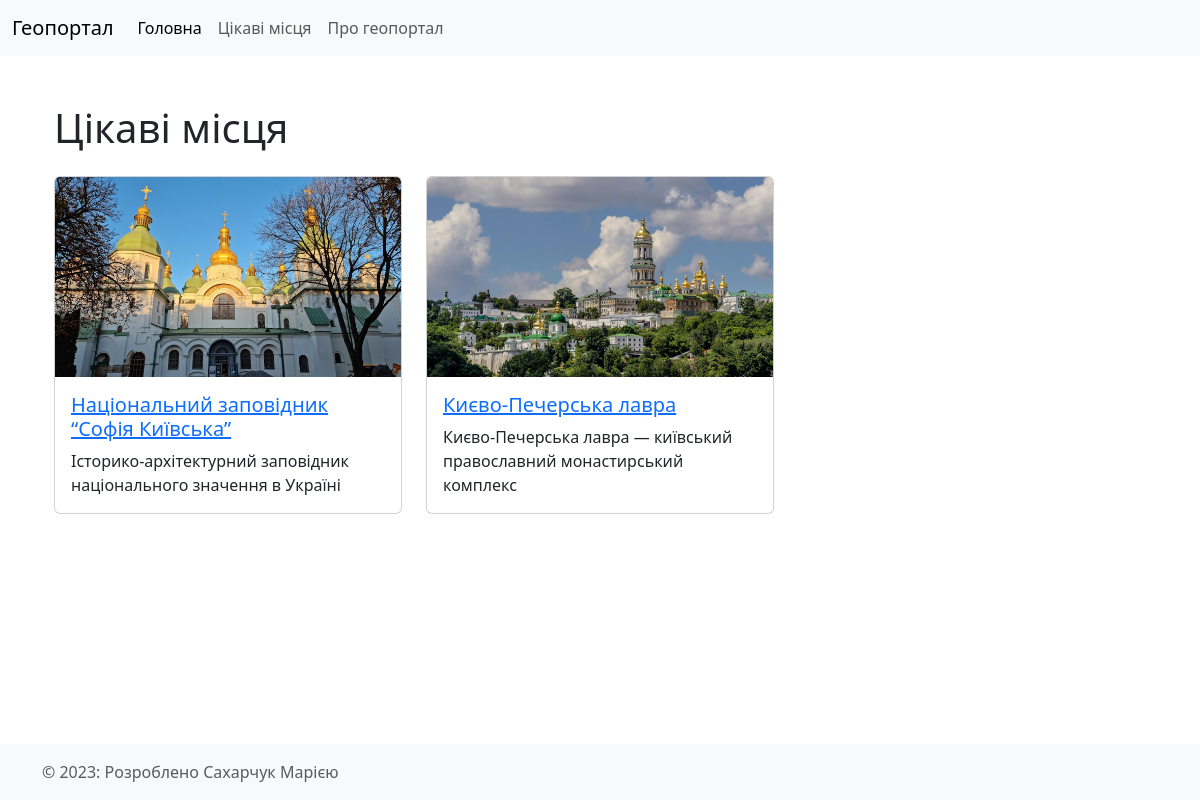
Page /monuments/ on the committed database.
### geoportal/models.py (models this page shows, shortened)
class Monument(models.Model):
    MONUMENT_TYPES = [
        ('art', 'Мистецтво'),
        ('history', 'Історія'),
        ('architecture', 'Архітектура'),
        ('archeology', 'Археологія'),
        ('reservation', 'Заповідник'),
    ]
    name = models.CharField("Назва", max_length=200)
    description = models.TextField("Опис")
    image = models.ImageField("Зображення", upload_to='monuments/', blank=True, null=True)
    location = models.CharField("Локація", max_length=255)
    latitude = models.DecimalField("Широта", max_digits=9, decimal_places=6)
    longitude = models.DecimalField("Довгота", max_digits=9, decimal_places=6)
    monument_type = models.CharField("Тип", max_length=50, choices=MONUMENT_TYPES)
    foundation_date = models.CharField("Дата заснування", max_length=100, blank=True, null=True)
    class Meta:
        verbose_name = "історична пам'ятка"
        verbose_name_plural = "історичні пам'ятки"

### geoportal/views.py (the view)
# urls.py: path('monuments/', MonumentListView.as_view(), name='monuments_list'),
class MonumentListView(ListView):
    model = Monument
    template_name = 'geoportal/monuments_list.html'

### geoportal/templatetags/custom_filters.py (called while the page is built)
@register.filter(name='first_sentence')
def first_sentence(text):
    sentences = text.split('.')
    return sentences[0] if sentences else ''

### geoportal/templates/geoportal/monuments_list.html (shortened to what this page needs)
{% extends 'geoportal/base.html' %}
{% load custom_filters %}
{% block content %}
<div class="container my-4">
    <h1 class="mb-4">Цікаві місця</h1>
    <div class="row">
        {% for monument in object_list %}
        <div class="col-md-6 col-lg-4 mb-3">
            <div class="card h-100">
                {% if monument.image %}
                <img src="{{ monument.image.url }}" class="card-img-top" alt="{{ monument.name }}">
                {% endif %}
                <div class="card-body">
                    <h5 class="card-title">
                        <a href="{% url 'monument_detail' monument.id %}" class="stretched-link">{{ monument.name }}</a>
                    </h5>
                    <p class="card-text">{{ monument.description|first_sentence }}</p>
                </div>
            </div>
        </div>
        {% endfor %}
    </div>
</div>
{% endblock %}

### geoportal/templates/geoportal/monuments_list.html (style rules this page uses)
.card-img-top { height: 200px; object-fit: cover; }
.card { height: 100%; }

### rows in the picture
Monument: image (picture), name "Національний заповідник “Софія Київська”", description|first_sentence "Історико-архітектурний заповідник національного значення в Україні"
Monument: image (picture), name "Києво-Печерська лавра", description|first_sentence "Києво-Печерська лавра — київський православний монастирський комплекс"
